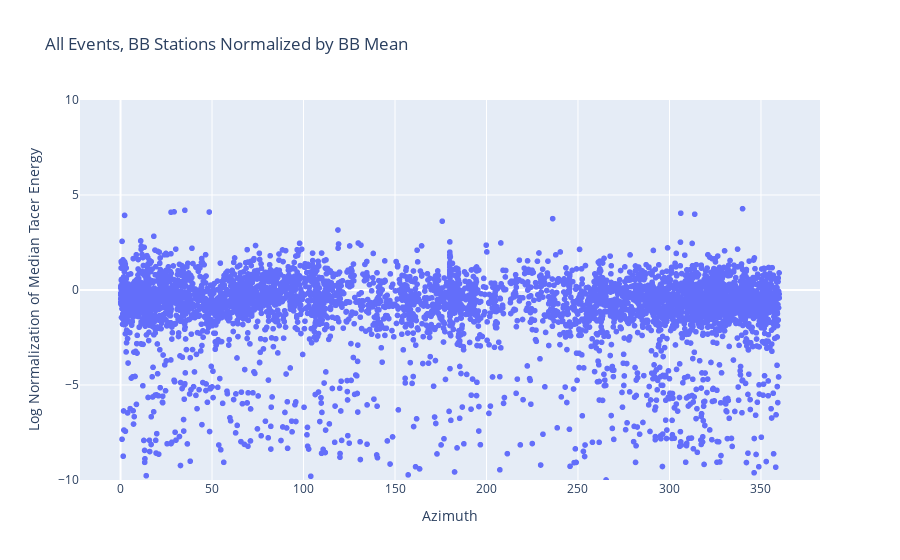

Write notebook code for a chart like this one.
### Code cell
azimuth = dfBBB['Event Azimuth'].tolist()
normalization = dfBBB['BB Normalization']


fig1 = px.scatter(x=azimuth, y=normalization, title='All Events, BB Stations Normalized by BB Mean', labels={"x":"Azimuth", "y":"Log Normalization of Median Tacer Energy"})
fig1.update_yaxes(range = [-10,10])
fig1

### Figure 1 — Plotly figure (JSON) as saved in the notebook; plotly's stock layout.template omitted (floating-point values rounded to 4 significant figures; data arrays with more than 128 entries replaced by an {"elided": "..."} marker saying what was removed)
{"data": [{"hovertemplate": "Azimuth=%{x}<br>Log Normalization of Median Tacer Energy=%{y}<extra></extra>", "legendgroup": "", "marker": {"color": "#636efa", "symbol": "circle"}, "mode": "markers", "name": "", "showlegend": false, "type": "scattergl", "x": {"elided": "5023 float values"}, "xaxis": "x", "y": {"elided": "5023 float values"}, "yaxis": "y"}], "layout": {"legend": {"tracegroupgap": 0}, "title": {"text": "All Events, BB Stations Normalized by BB Mean"}, "xaxis": {"anchor": "y", "domain": [0, 1], "title": {"text": "Azimuth"}}, "yaxis": {"anchor": "x", "domain": [0, 1], "range": [-10, 10], "title": {"text": "Log Normalization of Median Tacer Energy"}}}}
